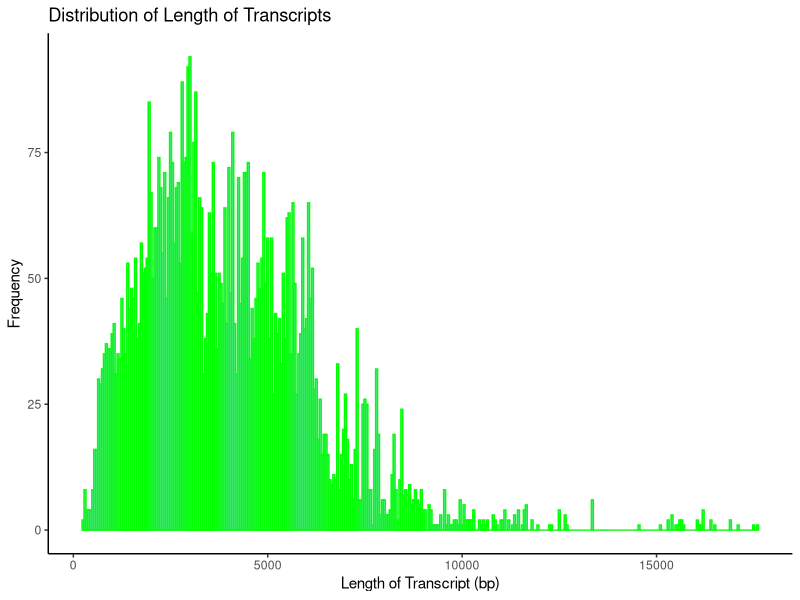
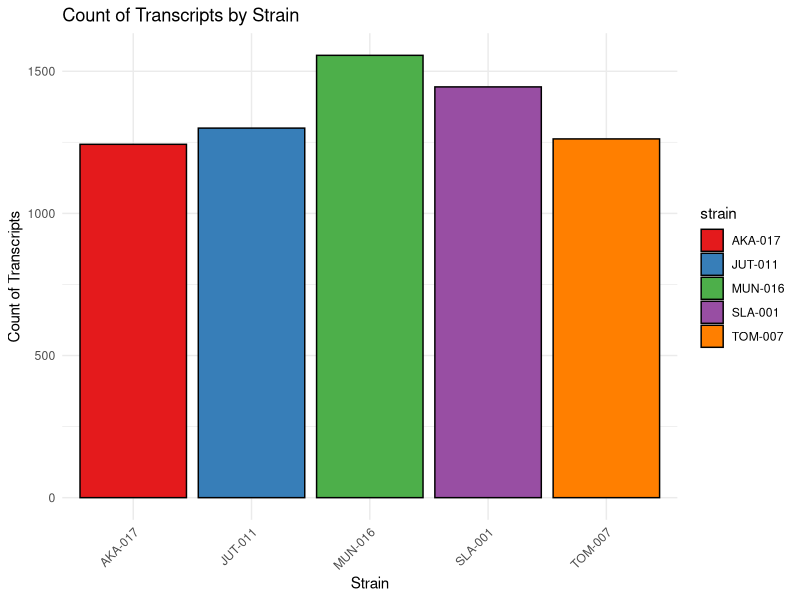
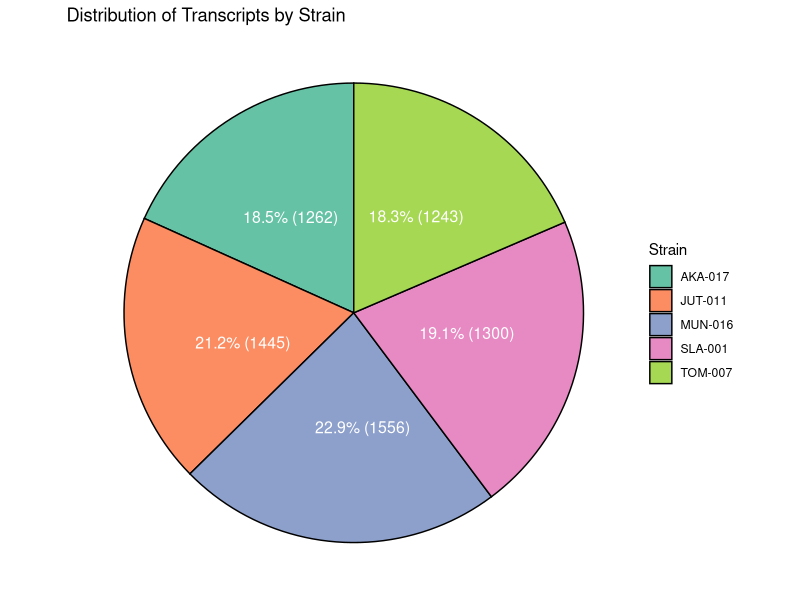

The R source for these figures, in order:
## ---- chunk 1
data <- read.csv2("chimerics_v2.tsv", sep = "\t")
## ---- chunk 2
#Know type of variable
print(sapply(data, class))
## ---- chunk 3

library(ggplot2)


ggplot(data, aes(x = lengthTranscript)) +
  geom_histogram(binwidth = 50, fill = "skyblue", color = "green") +
  labs(
    title = "Distribution of Length of Transcripts",
    x = "Length of Transcript (bp)",
    y = "Frequency"
  ) +
  theme_classic()

## ---- chunk 4

ggplot(data, aes(x = strain, fill = strain)) +  
  geom_bar(color = "black") +  
  labs(
    title = "Count of Transcripts by Strain",
    x = "Strain",
    y = "Count of Transcripts"
  ) +
  scale_fill_brewer(palette = "Set1") +  
  theme_minimal() +
  theme(axis.text.x = element_text(angle = 45, hjust = 1))  

library(dplyr)


strain_counts <- data %>%
  count(strain) %>%
  mutate(
    Percentage = n / sum(n) * 100,  
    ypos = cumsum(Percentage) - 0.5 * Percentage, 
    Label = paste(round(Percentage, 1), "% (", n, ")", sep = "")  
  )


ggplot(strain_counts, aes(x = "", y = Percentage, fill = strain)) + 
  geom_bar(stat = "identity", width = 1, color = "black") +  
  coord_polar("y") +
  labs(
    title = "Distribution of Transcripts by Strain",
    fill = "Strain"
  ) +
  geom_text(aes(y = ypos, label = Label),  
            color = "white", size = 4) +  
  scale_fill_brewer(palette = "Set2") +  
  theme_void()  
